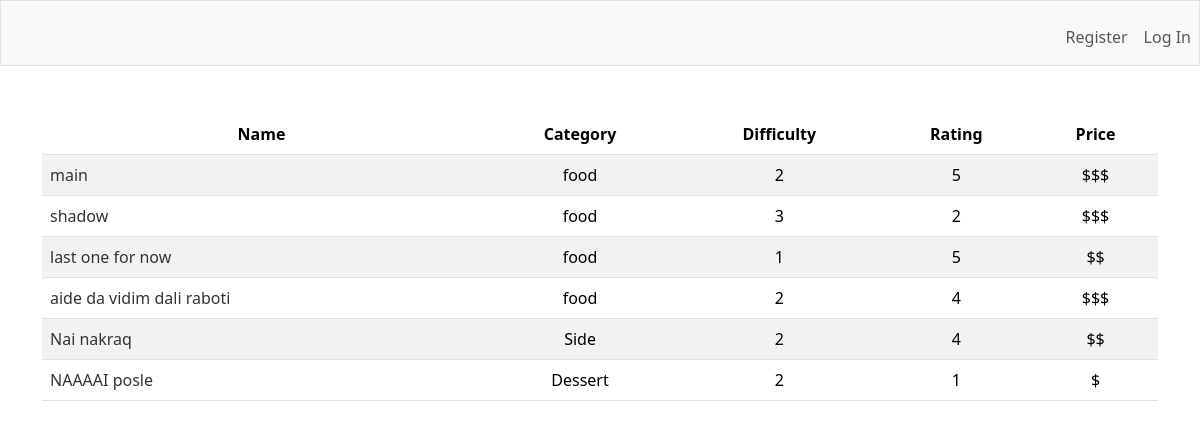
The app's page /browse, older data.
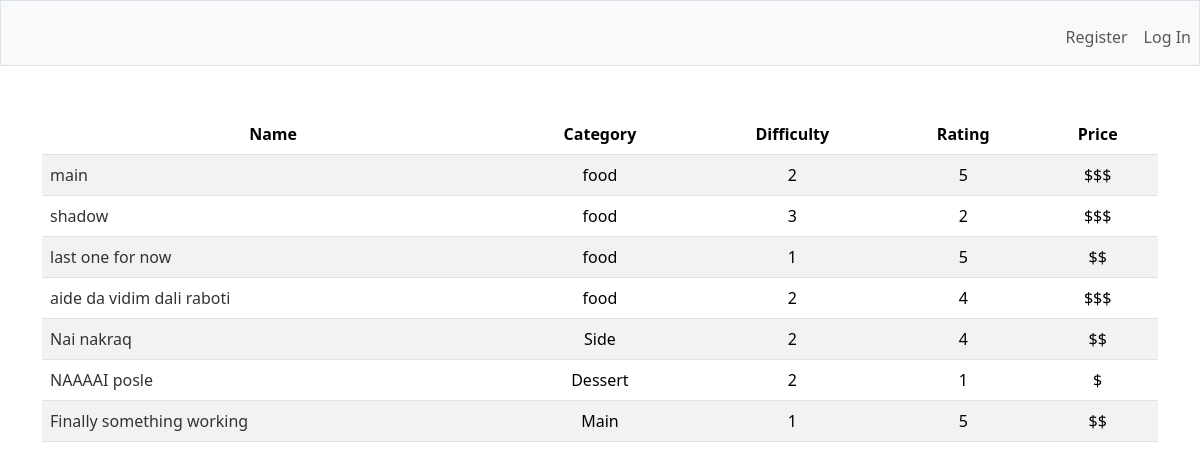
The same page, newer data.
### tables this page shows
CREATE TABLE recipes (
        id INTEGER PRIMARY KEY AUTOINCREMENT,
        user_id INTEGER,
        name TEXT NOT NULL,
        description TEXT,
        total_time INTEGER,
        category TEXT,
        instructions TEXT,
        difficulty INTEGER,
        rating INTEGER,
        price TEXT,
        last_cooked DATE,
        FOREIGN KEY(user_id) REFERENCES users(id)
    );

### app.py (the view)
@app.route('/browse')
def browse():
    rows = g.c.execute('SELECT id, name, category, difficulty, rating, price FROM recipes').fetchall()
    return render_template('browse.html', rows=rows, columns=BCOLUMNS)

### app.py (called while the page is built)
@app.before_request
def before_request():
    g.db = sqlite3.connect('database.db')
    g.c = g.db.cursor()

@app.teardown_request
def teardown_request(exception):
    db = getattr(g, 'db', None)
    if db is not None:
        db.close()

@app.after_request
def after_request(response):
    response.headers['Cache-Control'] = 'no-cache, no-store, must-revalidate'
    response.headers['Pragma'] = 'no-cache'
    response.headers['Expires'] = '0'
    return response

### templates/browse.html
{% extends "layout.html" %} {% block title %} {% endblock %} {% block main %}
<table class="table table-striped">
  <thead>
    <tr>
      {% for c in columns %}
      <th scope="col">
        {{ c.capitalize() }}
      </th>
      {% endfor %}
    </tr>
  </thead>
  <tbody>
    {% for row in rows: %}
    <tr>
      <td class="text-start">
        <a href="/recipe/{{ row[0] }}">{{ row[1] }}</a>
      </td>
      <td>{{ row[2] }}</td>
      <td>{{ row[3] }}</td>
      <td>{{ row[4] }}</td>
      <td>{{ row[5] }}</td>
    </tr>
    {% endfor %}
  </tbody>
</table>
{% endblock %}

### templates/layout.html (shortened to what this page needs)
<!DOCTYPE html>
<html lang="en">
  <head>
    <link
      href="https://cdn.jsdelivr.net/npm/bootstrap@5.3.2/dist/css/bootstrap.min.css"
      rel="stylesheet"
    />
    <link href="/static/styles.css" rel="stylesheet" />
  </head>
  <body>
    <nav class="bg-light border navbar navbar-expand-md navbar-light">
        <div class="collapse navbar-collapse" id="navbar">
          {% if session["user_id"] %}
          <ul class="navbar-nav me-auto mt-2">
            <li class="nav-item">
              <a class="nav-link" href="/">MyMealGuide</a>
            </li>
            <li class="nav-item"><a class="nav-link" href="/add">Add Recipe</a></li>
            <li class="nav-item"><a class="nav-link" href="/browse">Find Insiration</a></li>
            <li class="nav-item">
              <a class="nav-link" href="/history">History</a>
            </li>
          </ul>
          <ul class="navbar-nav ms-auto mt-2">
            <li class="nav-item">
              <a class="nav-link" href="/logout">Log Out</a>
            </li>
          </ul>
          {% else %}
          <ul class="navbar-nav ms-auto mt-2">
            <li class="nav-item">
              <a class="nav-link" href="/register">Register</a>
            </li>
            <li class="nav-item">
              <a class="nav-link" href="/login">Log In</a>
            </li>
          </ul>
          {% endif %}
        </div>
    </nav>
    <main class="container py-5 text-center">
      {% block main %}{% endblock %}
    </main>
  </body>
</html>

### static/styles.css (style rules this page uses)
a { text-decoration: none; color: #333; }

Row changes from the older to the newer data that the page shows:
added recipes: name "Finally something working", category "Main", difficulty "1", rating "5", price "$$"
